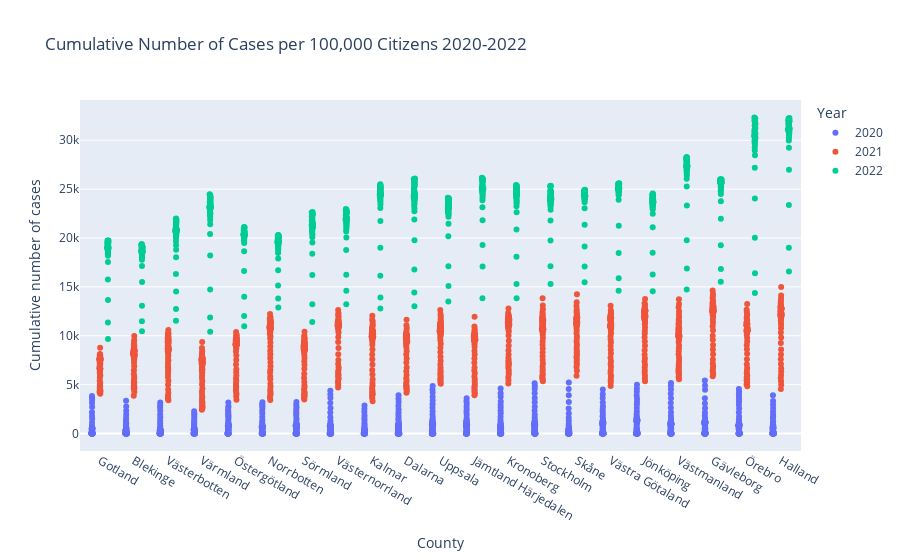

The code cell stored with this chart in its notebook:
### Markdown cell above
A hypothesis is that we find a higher number of cases in the counties with the larger cities such as Stockholm, Västra Götaland (Gothenburg) and Skåne (Malmö). This because the interaction between people a higher in the bigger cities compared to the countryside.

### Code cell
weekly_data_county = pd.read_excel("Data/Folkhalsomyndigheten_Covid19.xlsx", sheet_name="Veckodata Region")


px.strip(
    data_frame=weekly_data_county,
    y='Kum_fall_100000inv', 
    x='Region', 
    hover_data=['år','veckonummer'], 
    color="år", 
    title='Cumulative Number of Cases per 100,000 Citizens 2020-2022',
    labels={
        'Kum_fall_100000inv': 'Cumulative number of cases',
        'Region': 'County',
        'år': 'Year',
        'veckonummer': 'Week'
    }
).update_xaxes(categoryorder='total ascending').show()
# fig.write_html("Visualizations/cumulative_number_of_cases.html")

### Figure 1 — Plotly figure (JSON) as saved in the notebook; plotly's stock layout.template omitted (floating-point values rounded to 4 significant figures; data arrays with more than 128 entries replaced by an {"elided": "..."} marker saying what was removed)
{"data": [{"alignmentgroup": "True", "boxpoints": "all", "customdata": {"elided": "1113x2 int values"}, "fillcolor": "rgba(255,255,255,0)", "hoveron": "points", "hovertemplate": "Year=%{customdata[0]}<br>County=%{x}<br>Cumulative number of cases=%{y}<br>Week=%{customdata[1]}<extra></extra>", "legendgroup": "2020", "line": {"color": "rgba(255,255,255,0)"}, "marker": {"color": "#636efa"}, "name": "2020", "offsetgroup": "2020", "orientation": "v", "pointpos": 0, "showlegend": true, "type": "box", "x": {"elided": "1113 str values"}, "x0": " ", "xaxis": "x", "y": {"elided": "1113 int values"}, "y0": " ", "yaxis": "y"}, {"alignmentgroup": "True", "boxpoints": "all", "customdata": {"elided": "1092x2 int values"}, "fillcolor": "rgba(255,255,255,0)", "hoveron": "points", "hovertemplate": "Year=%{customdata[0]}<br>County=%{x}<br>Cumulative number of cases=%{y}<br>Week=%{customdata[1]}<extra></extra>", "legendgroup": "2021", "line": {"color": "rgba(255,255,255,0)"}, "marker": {"color": "#EF553B"}, "name": "2021", "offsetgroup": "2021", "orientation": "v", "pointpos": 0, "showlegend": true, "type": "box", "x": {"elided": "1092 str values"}, "x0": " ", "xaxis": "x", "y": {"elided": "1092 int values"}, "y0": " ", "yaxis": "y"}, {"alignmentgroup": "True", "boxpoints": "all", "customdata": {"elided": "882x2 int values"}, "fillcolor": "rgba(255,255,255,0)", "hoveron": "points", "hovertemplate": "Year=%{customdata[0]}<br>County=%{x}<br>Cumulative number of cases=%{y}<br>Week=%{customdata[1]}<extra></extra>", "legendgroup": "2022", "line": {"color": "rgba(255,255,255,0)"}, "marker": {"color": "#00cc96"}, "name": "2022", "offsetgroup": "2022", "orientation": "v", "pointpos": 0, "showlegend": true, "type": "box", "x": {"elided": "882 str values"}, "x0": " ", "xaxis": "x", "y": {"elided": "882 int values"}, "y0": " ", "yaxis": "y"}], "layout": {"boxmode": "group", "legend": {"title": {"text": "Year"}, "tracegroupgap": 0}, "title": {"text": "Cumulative Number of Cases per 100,000 Citizens 2020-2022"}, "xaxis": {"anchor": "y", "categoryorder": "total ascending", "domain": [0, 1], "title": {"text": "County"}}, "yaxis": {"anchor": "x", "domain": [0, 1], "title": {"text": "Cumulative number of cases"}}}}
